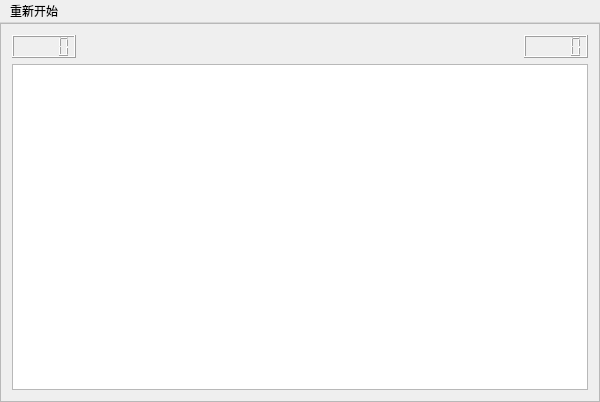
<?xml version="1.0" encoding="UTF-8"?>
<ui version="4.0">
 <class>MineClearanceClass</class>
 <widget class="QMainWindow" name="MineClearanceClass">
  <property name="geometry">
   <rect>
    <x>0</x>
    <y>0</y>
    <width>600</width>
    <height>402</height>
   </rect>
  </property>
  <property name="windowTitle">
   <string>扫雷</string>
  </property>
  <widget class="QWidget" name="centralWidget">
   <layout class="QGridLayout" name="gridLayout">
    <property name="leftMargin">
     <number>0</number>
    </property>
    <property name="topMargin">
     <number>0</number>
    </property>
    <property name="rightMargin">
     <number>0</number>
    </property>
    <property name="bottomMargin">
     <number>0</number>
    </property>
    <property name="spacing">
     <number>0</number>
    </property>
    <item row="0" column="0">
     <widget class="QFrame" name="frame">
      <property name="frameShape">
       <enum>QFrame::StyledPanel</enum>
      </property>
      <property name="frameShadow">
       <enum>QFrame::Raised</enum>
      </property>
      <layout class="QVBoxLayout" name="verticalLayout">
       <item>
        <layout class="QHBoxLayout" name="horizontalLayout">
         <item>
          <widget class="QLCDNumber" name="lcdNumber"/>
         </item>
         <item>
          <spacer name="horizontalSpacer">
           <property name="orientation">
            <enum>Qt::Horizontal</enum>
           </property>
           <property name="sizeHint" stdset="0">
            <size>
             <width>40</width>
             <height>20</height>
            </size>
           </property>
          </spacer>
         </item>
         <item>
          <widget class="QLCDNumber" name="lcdNumber_2">
           <property name="styleSheet">
            <string notr="true"/>
           </property>
          </widget>
         </item>
        </layout>
       </item>
       <item>
        <widget class="QTableView" name="tableView"/>
       </item>
      </layout>
     </widget>
    </item>
   </layout>
  </widget>
  <widget class="QMenuBar" name="menuBar">
   <property name="geometry">
    <rect>
     <x>0</x>
     <y>0</y>
     <width>600</width>
     <height>23</height>
    </rect>
   </property>
   <widget class="QMenu" name="menu">
    <property name="title">
     <string>重新开始</string>
    </property>
   </widget>
   <addaction name="menu"/>
  </widget>
 </widget>
 <layoutdefault spacing="6" margin="11"/>
 <resources>
  <include location="MineClearance.qrc"/>
 </resources>
 <connections/>
</ui>
